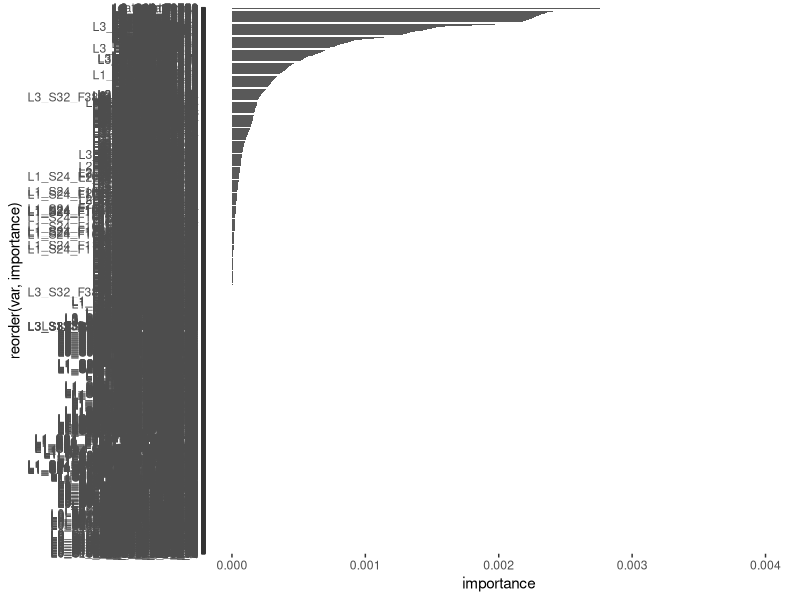
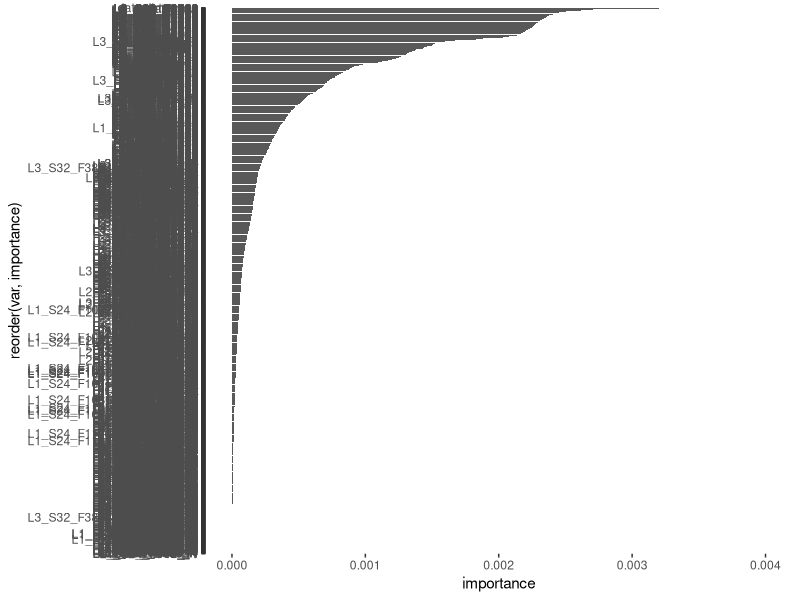
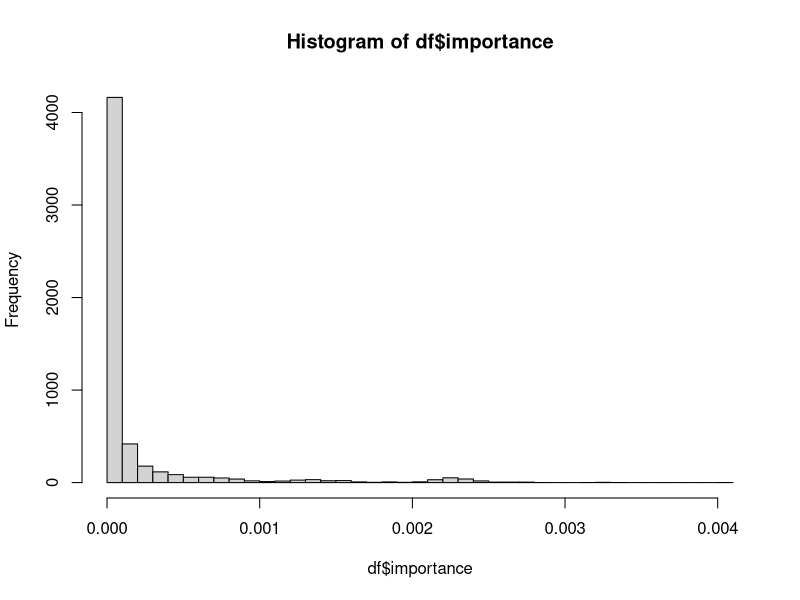
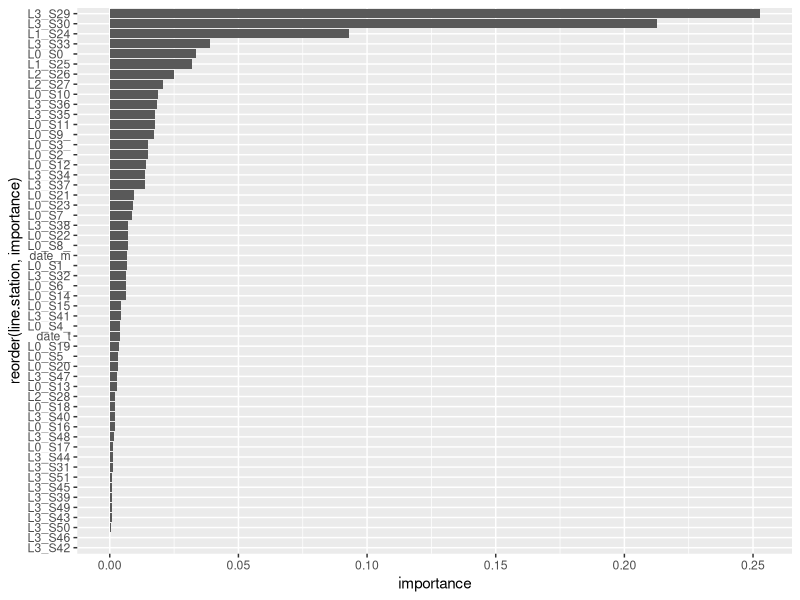

Reproduce these figures in R, in order.
#12 plot importances
library(dplyr)
library(ggplot2)
df = read.csv("11-importances-output.csv") 
p = ggplot(df, aes(x = reorder(var, importance), y = importance)) + geom_bar(stat = "identity")
p + coord_flip()

#filter to importance >0
df2 = df %>% filter(importance > 0)
p = ggplot(df2, aes(x = reorder(var, importance), y = importance)) + geom_bar(stat = "identity")
p + coord_flip()

#Look at top 50
df2 = df2 %>% arrange(desc(importance))
df2[1:100,]

hist(df$importance, breaks = 50)

#How many have importance above 0.0002
df2[df2$importance > 0.0002, "importance"] %>% length()
#922
#How many have importance above 0.0003
df2[df2$importance > 0.0003, "importance"] %>% length()
#744
#How many have importance above 0.0004
df2[df2$importance > 0.0004, "importance"] %>% length()
#628
df2$var[1:1000] %>% as.character()

#Aggregate up to the Line and station
df$line.station = substr(df$var, 1, 6)

agg = df %>% group_by(line.station) %>% summarise(importance = sum(importance))
p = ggplot(agg, aes(x = reorder(line.station, importance), y = importance)) + geom_bar(stat = "identity")
p + coord_flip()